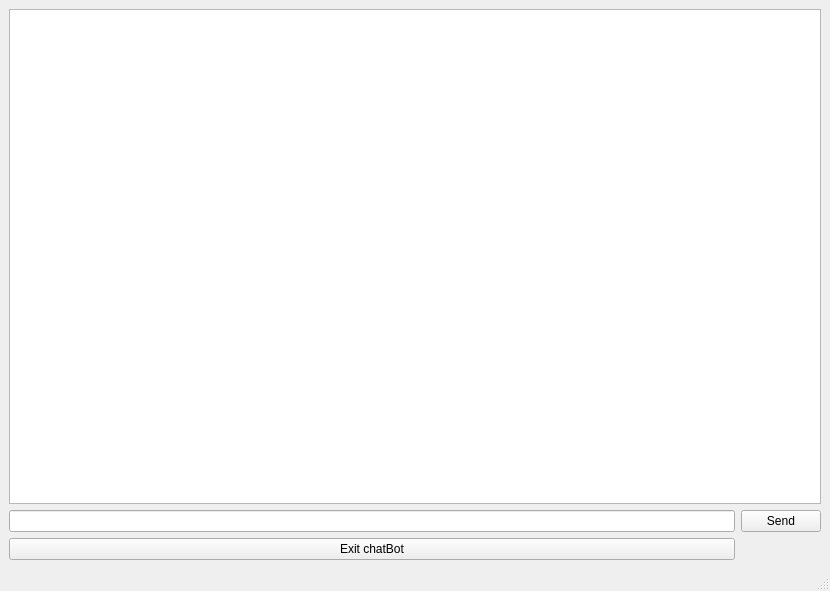
<?xml version="1.0" encoding="UTF-8"?>
<ui version="4.0">
 <class>MainWindow</class>
 <widget class="QMainWindow" name="MainWindow">
  <property name="geometry">
   <rect>
    <x>0</x>
    <y>0</y>
    <width>830</width>
    <height>591</height>
   </rect>
  </property>
  <property name="windowTitle">
   <string>MainWindow</string>
  </property>
  <widget class="QWidget" name="centralwidget">
   <layout class="QGridLayout" name="gridLayout">
    <item row="1" column="0">
     <widget class="QLineEdit" name="messageLineEdit"/>
    </item>
    <item row="0" column="0" colspan="2">
     <widget class="QTextEdit" name="chatTextEdit"/>
    </item>
    <item row="1" column="1">
     <widget class="QPushButton" name="sendButton">
      <property name="text">
       <string>Send</string>
      </property>
     </widget>
    </item>
    <item row="2" column="0">
     <widget class="QPushButton" name="pushButton">
      <property name="text">
       <string>Exit chatBot</string>
      </property>
     </widget>
    </item>
   </layout>
  </widget>
  <widget class="QMenuBar" name="menubar">
   <property name="geometry">
    <rect>
     <x>0</x>
     <y>0</y>
     <width>830</width>
     <height>22</height>
    </rect>
   </property>
  </widget>
  <widget class="QStatusBar" name="statusbar"/>
 </widget>
 <resources/>
 <connections/>
</ui>
